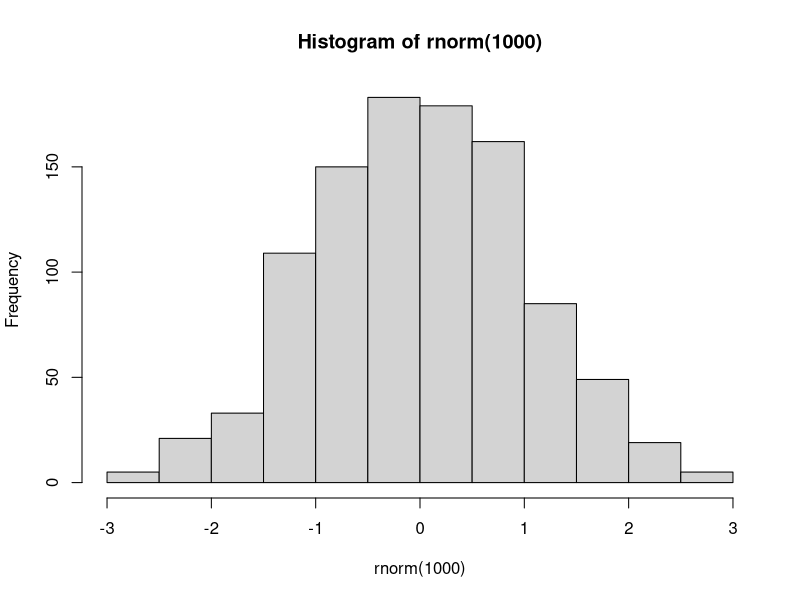

The R script that drew this image:
## ---- chunk 1
hist(rnorm(1e3), breaks = "Scott")
